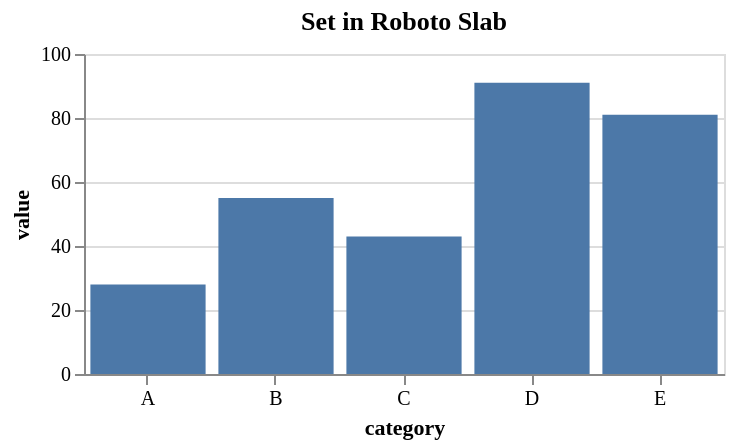

Vega-Lite specification stored for this chart:
### Vega-Lite specification from a JSON file in a GitHub repository (floating-point values rounded to 4 significant figures)
{"$schema": "https://vega.github.io/schema/vega-lite/v6.json", "title": "Set in Roboto Slab", "width": 320, "height": 160, "config": {"font": "Roboto Slab"}, "data": {"values": [{"category": "A", "value": 28}, {"category": "B", "value": 55}, {"category": "C", "value": 43}, {"category": "D", "value": 91}, {"category": "E", "value": 81}]}, "mark": "bar", "encoding": {"x": {"field": "category", "type": "nominal", "axis": {"labelAngle": 0}}, "y": {"field": "value", "type": "quantitative"}}}
